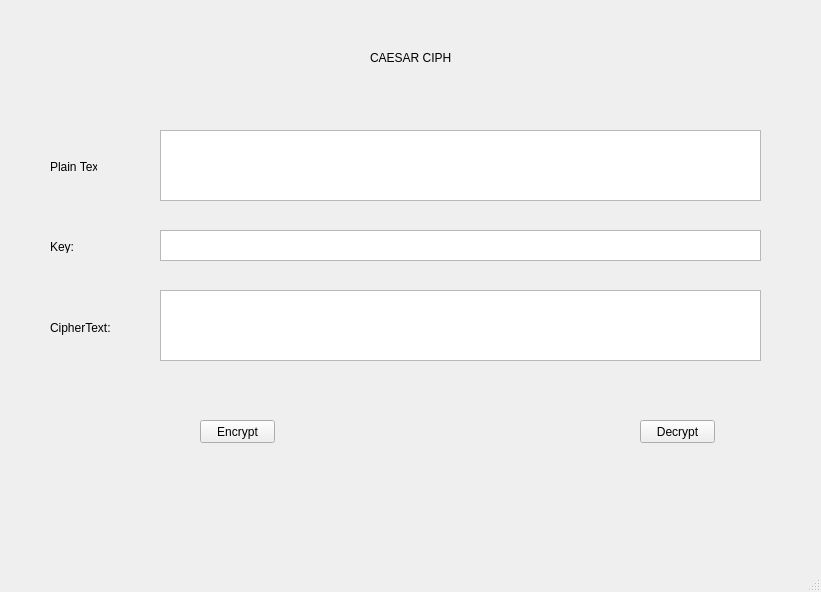
<?xml version="1.0" encoding="UTF-8"?>
<ui version="4.0">
 <class>MainWindow</class>
 <widget class="QMainWindow" name="MainWindow">
  <property name="geometry">
   <rect>
    <x>0</x>
    <y>0</y>
    <width>821</width>
    <height>592</height>
   </rect>
  </property>
  <property name="windowTitle">
   <string>MainWindow</string>
  </property>
  <widget class="QWidget" name="centralwidget">
   <widget class="QLabel" name="label">
    <property name="geometry">
     <rect>
      <x>50</x>
      <y>160</y>
      <width>47</width>
      <height>13</height>
     </rect>
    </property>
    <property name="text">
     <string>Plain Text:</string>
    </property>
   </widget>
   <widget class="QPlainTextEdit" name="PlainText_plt">
    <property name="geometry">
     <rect>
      <x>160</x>
      <y>130</y>
      <width>601</width>
      <height>71</height>
     </rect>
    </property>
   </widget>
   <widget class="QLabel" name="label_2">
    <property name="geometry">
     <rect>
      <x>50</x>
      <y>240</y>
      <width>47</width>
      <height>13</height>
     </rect>
    </property>
    <property name="text">
     <string>Key:</string>
    </property>
   </widget>
   <widget class="QPlainTextEdit" name="CipherText_plt">
    <property name="geometry">
     <rect>
      <x>160</x>
      <y>290</y>
      <width>601</width>
      <height>71</height>
     </rect>
    </property>
   </widget>
   <widget class="QLabel" name="label_3">
    <property name="geometry">
     <rect>
      <x>50</x>
      <y>320</y>
      <width>61</width>
      <height>16</height>
     </rect>
    </property>
    <property name="text">
     <string>CipherText:</string>
    </property>
   </widget>
   <widget class="QLabel" name="label_4">
    <property name="geometry">
     <rect>
      <x>370</x>
      <y>50</y>
      <width>81</width>
      <height>16</height>
     </rect>
    </property>
    <property name="text">
     <string>CAESAR CIPHER</string>
    </property>
   </widget>
   <widget class="QPushButton" name="Encrypt_pb">
    <property name="geometry">
     <rect>
      <x>200</x>
      <y>420</y>
      <width>75</width>
      <height>23</height>
     </rect>
    </property>
    <property name="text">
     <string>Encrypt</string>
    </property>
   </widget>
   <widget class="QPushButton" name="Decrypt_pb">
    <property name="geometry">
     <rect>
      <x>640</x>
      <y>420</y>
      <width>75</width>
      <height>23</height>
     </rect>
    </property>
    <property name="text">
     <string>Decrypt</string>
    </property>
   </widget>
   <widget class="QPlainTextEdit" name="Key_plt">
    <property name="geometry">
     <rect>
      <x>160</x>
      <y>230</y>
      <width>601</width>
      <height>31</height>
     </rect>
    </property>
   </widget>
  </widget>
  <widget class="QMenuBar" name="menubar">
   <property name="geometry">
    <rect>
     <x>0</x>
     <y>0</y>
     <width>821</width>
     <height>21</height>
    </rect>
   </property>
  </widget>
  <widget class="QStatusBar" name="statusbar"/>
 </widget>
 <resources/>
 <connections/>
</ui>
